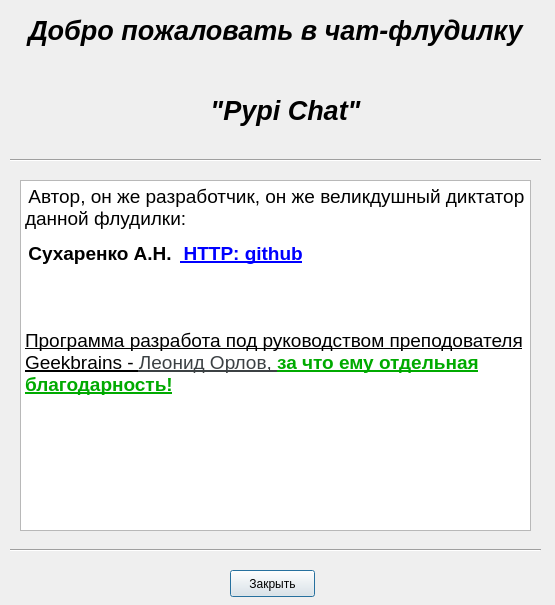
<?xml version="1.0" encoding="UTF-8"?>
<ui version="4.0">
 <class>Dialog</class>
 <widget class="QDialog" name="Dialog">
  <property name="geometry">
   <rect>
    <x>0</x>
    <y>0</y>
    <width>555</width>
    <height>605</height>
   </rect>
  </property>
  <property name="maximumSize">
   <size>
    <width>555</width>
    <height>605</height>
   </size>
  </property>
  <property name="windowTitle">
   <string>Dialog</string>
  </property>
  <widget class="QPushButton" name="pushButton">
   <property name="geometry">
    <rect>
     <x>230</x>
     <y>570</y>
     <width>85</width>
     <height>27</height>
    </rect>
   </property>
   <property name="text">
    <string>Закрыть</string>
   </property>
  </widget>
  <widget class="QLabel" name="label">
   <property name="geometry">
    <rect>
     <x>20</x>
     <y>10</y>
     <width>511</width>
     <height>41</height>
    </rect>
   </property>
   <property name="font">
    <font>
     <pointsize>20</pointsize>
     <weight>75</weight>
     <italic>true</italic>
     <bold>true</bold>
    </font>
   </property>
   <property name="text">
    <string>Добро пожаловать в чат-флудилку</string>
   </property>
   <property name="alignment">
    <set>Qt::AlignCenter</set>
   </property>
  </widget>
  <widget class="Line" name="line">
   <property name="geometry">
    <rect>
     <x>10</x>
     <y>150</y>
     <width>531</width>
     <height>20</height>
    </rect>
   </property>
   <property name="orientation">
    <enum>Qt::Horizontal</enum>
   </property>
  </widget>
  <widget class="Line" name="line_2">
   <property name="geometry">
    <rect>
     <x>10</x>
     <y>540</y>
     <width>531</width>
     <height>20</height>
    </rect>
   </property>
   <property name="orientation">
    <enum>Qt::Horizontal</enum>
   </property>
  </widget>
  <widget class="QLabel" name="label_2">
   <property name="geometry">
    <rect>
     <x>160</x>
     <y>90</y>
     <width>251</width>
     <height>41</height>
    </rect>
   </property>
   <property name="font">
    <font>
     <pointsize>20</pointsize>
     <weight>75</weight>
     <italic>true</italic>
     <bold>true</bold>
    </font>
   </property>
   <property name="text">
    <string>&quot;Pypi Chat&quot;</string>
   </property>
   <property name="alignment">
    <set>Qt::AlignCenter</set>
   </property>
  </widget>
  <widget class="QTextBrowser" name="textBrowser">
   <property name="geometry">
    <rect>
     <x>20</x>
     <y>180</y>
     <width>511</width>
     <height>351</height>
    </rect>
   </property>
   <property name="html">
    <string>&lt;!DOCTYPE HTML PUBLIC &quot;-//W3C//DTD HTML 4.0//EN&quot; &quot;http://www.w3.org/TR/REC-html40/strict.dtd&quot;&gt;
&lt;html&gt;&lt;head&gt;&lt;meta name=&quot;qrichtext&quot; content=&quot;1&quot; /&gt;&lt;style type=&quot;text/css&quot;&gt;
p, li { white-space: pre-wrap; }
&lt;/style&gt;&lt;/head&gt;&lt;body style=&quot; font-family:'Noto Sans'; font-size:9pt; font-weight:400; font-style:normal;&quot;&gt;
&lt;p style=&quot; margin-top:0px; margin-bottom:0px; margin-left:0px; margin-right:0px; -qt-block-indent:0; text-indent:0px;&quot;&gt; &lt;span style=&quot; font-size:14pt;&quot;&gt;Автор, он же разработчик, он же великдушный диктатор данной флудилки:            &lt;/span&gt;                &lt;/p&gt;
&lt;p style=&quot; margin-top:12px; margin-bottom:12px; margin-left:0px; margin-right:0px; -qt-block-indent:0; text-indent:0px;&quot;&gt; &lt;span style=&quot; font-size:14pt; font-weight:600;&quot;&gt;Сухаренко А.Н. &lt;/span&gt; &lt;a href=&quot;https://github.com/Cyxapic&quot;&gt;&lt;span style=&quot; text-decoration: underline; color:#0000ff;&quot;&gt; &lt;/span&gt;&lt;/a&gt;&lt;a href=&quot;https://github.com/Cyxapic&quot;&gt;&lt;span style=&quot; font-size:14pt; font-weight:600; text-decoration: underline; color:#0000ff;&quot;&gt;HTTP: github&lt;/span&gt;&lt;/a&gt;&lt;/p&gt;
&lt;p style=&quot;-qt-paragraph-type:empty; margin-top:12px; margin-bottom:12px; margin-left:0px; margin-right:0px; -qt-block-indent:0; text-indent:0px;&quot;&gt;&lt;br /&gt;&lt;/p&gt;
&lt;p style=&quot;-qt-paragraph-type:empty; margin-top:12px; margin-bottom:12px; margin-left:0px; margin-right:0px; -qt-block-indent:0; text-indent:0px;&quot;&gt;&lt;br /&gt;&lt;/p&gt;
&lt;p style=&quot; margin-top:12px; margin-bottom:12px; margin-left:0px; margin-right:0px; -qt-block-indent:0; text-indent:0px;&quot;&gt;&lt;span style=&quot; font-size:14pt; text-decoration: underline; color:#000000;&quot;&gt;Программа разработа под руководством преподователя Geekbrains - &lt;/span&gt;&lt;span style=&quot; font-family:'Roboto,San Francisco,Helvetica Neue,Helvetica,Arial'; font-size:14pt; text-decoration: underline; color:#3c4144; background-color:#ffffff;&quot;&gt;Леонид Орлов, &lt;/span&gt;&lt;span style=&quot; font-family:'Roboto,San Francisco,Helvetica Neue,Helvetica,Arial'; font-size:14pt; font-weight:600; text-decoration: underline; color:#00aa00; background-color:#ffffff;&quot;&gt;за что ему отдельная благодарность!&lt;/span&gt;            &lt;/p&gt;&lt;/body&gt;&lt;/html&gt;</string>
   </property>
  </widget>
  <widget class="QLabel" name="label_3">
   <property name="geometry">
    <rect>
     <x>30</x>
     <y>80</y>
     <width>111</width>
     <height>61</height>
    </rect>
   </property>
   <property name="text">
    <string/>
   </property>
   <property name="pixmap">
    <pixmap>../img/icon.png</pixmap>
   </property>
  </widget>
 </widget>
 <resources/>
 <connections>
  <connection>
   <sender>pushButton</sender>
   <signal>clicked()</signal>
   <receiver>Dialog</receiver>
   <slot>close()</slot>
   <hints>
    <hint type="sourcelabel">
     <x>292</x>
     <y>563</y>
    </hint>
    <hint type="destinationlabel">
     <x>277</x>
     <y>302</y>
    </hint>
   </hints>
  </connection>
 </connections>
</ui>
